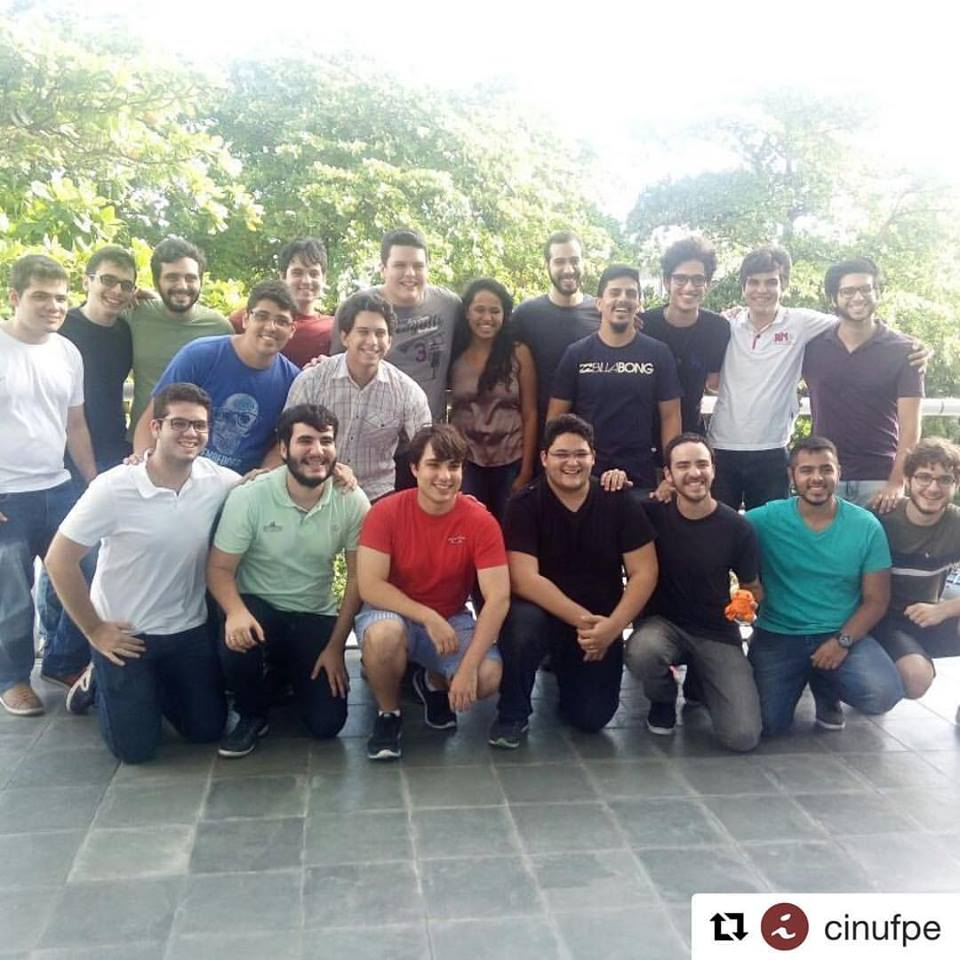
#> input picture Example/test.jpg, 960 x 960 px
$ python pisHOGpeopleDetector.py --image ../Example/test.jpg
#> lines starting #> are read from the running program, lines starting #| are printed output that depends on the picture
#http://www.pyimagesearch.com/2015/11/16/hog-detectmultiscale-parameters-explained/
# -i "../Example/test.jpg"
from __future__ import print_function
import argparse
import datetime
import imutils
import cv2

# construct the argument parse and parse the arguments
ap = argparse.ArgumentParser()
ap.add_argument("-i", "--image", required=True, help="path to the input image")
ap.add_argument("-w", "--win-stride", type=str,default="(8, 8)", help="window stride")
ap.add_argument("-p", "--padding", type=str, default="(16, 16)", help="object padding")
ap.add_argument("-s", "--scale", type=float, default=1.05, help="image pyramid scale")
ap.add_argument("-m", "--mean-shift", type=int, default=-1, help="whether or not mean shift grouping shiuld be user")
args = vars(ap.parse_args())

winStride = eval(args["win_stride"])
padding = eval(args["padding"])
meanShift = True if args["mean_shift"] > 0 else False

# initialize Hog descriptor / person detector
hog = cv2.HOGDescriptor()
hog.setSVMDetector(cv2.HOGDescriptor_getDefaultPeopleDetector())

# load the image and resize it
image = cv2.imread(args["image"])
#> image is the input picture: shape (960, 960, 3); mean B, G, R 151, 154.1, 153.1
image = imutils.resize(image, width=min(400,image.shape[1]))
#> image: shape (400, 400, 3)

# detect people in the image
start = datetime.datetime.now()
(rects,weights) = hog.detectMultiScale(image,winStride=winStride, padding=padding,scale=args["scale"], useMeanshiftGrouping=meanShift)
#> rects = [[247, 167, 87, 173], [122, 152, 119, 238]]; weights = [1, 0.237]
print("[INFO] detection took: {}s".format((datetime.datetime.now() - start).total_seconds()))

# draw the original bounding boxes
for(x,y,w,h) in rects:
	cv2.rectangle(image,(x,y), (x+w,y+h),(0,255,0),2)

	# show the output image
	cv2.imshow("Detections", image)
	cv2.waitKey(0)
#> this loop made 2 passes
#> pass 1, `cv2.imshow("Detections", image)`:
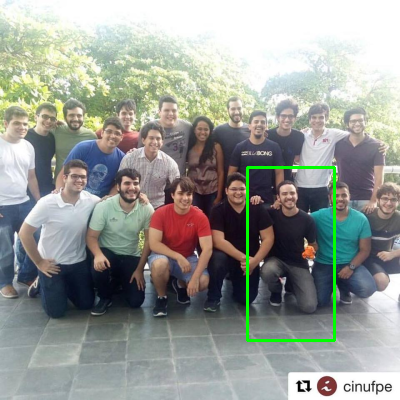
#> window 'Detections': shape (400, 400, 3); mean B, G, R 150, 155.6, 152.2
#> pass 2, `cv2.imshow("Detections", image)`:
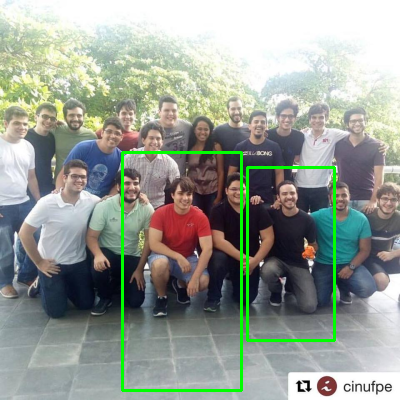
#> window 'Detections': shape (400, 400, 3); mean B, G, R 148.5, 157.6, 150.7
